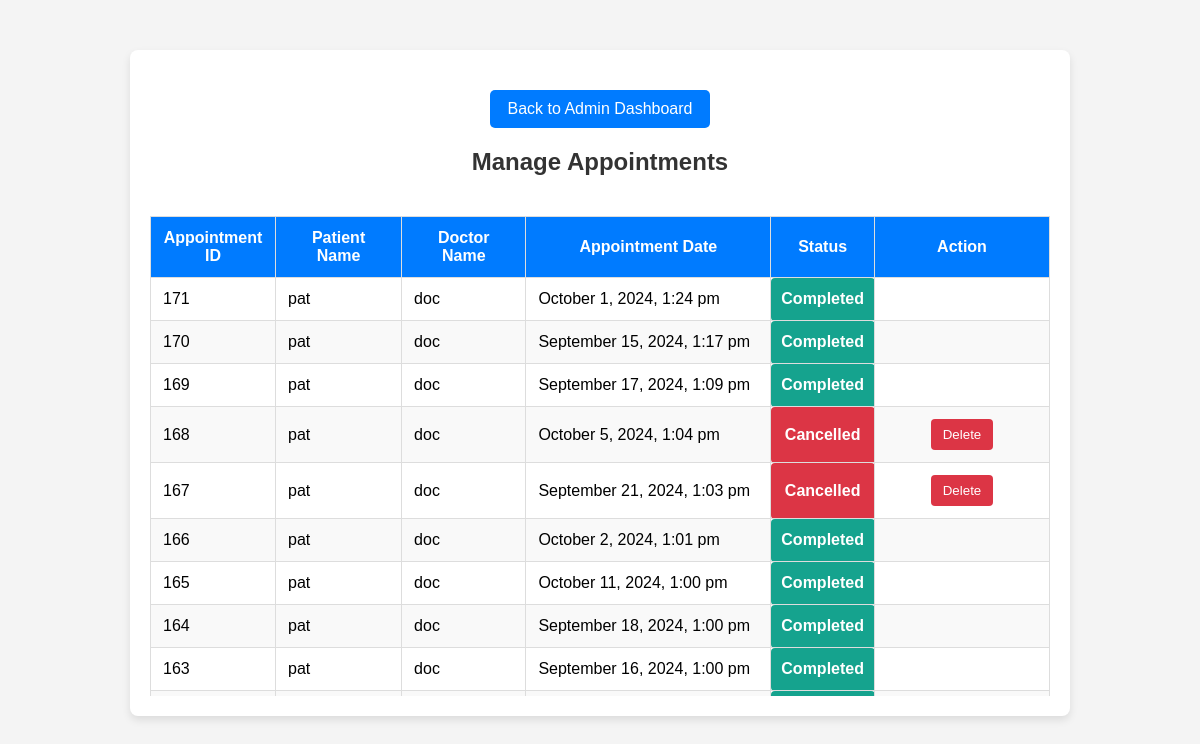
The page /admin/manage_appointments.php (signed in) on the database its author committed.
### tables this page shows
CREATE TABLE `appointments` (
  `id` int(11) NOT NULL,
  `patient_id` int(11) NOT NULL,
  `doctor_id` int(11) NOT NULL,
  `appointment_date` datetime NOT NULL,
  `status` enum('Pending','Completed','Cancelled','Approved') DEFAULT 'Pending',
  `created_at` timestamp NOT NULL DEFAULT current_timestamp(),
  `updated_at` timestamp NOT NULL DEFAULT current_timestamp() ON UPDATE current_timestamp(),
  `patient_name` varchar(255) DEFAULT NULL,
  `doctor_name` varchar(255) DEFAULT NULL
);

CREATE TABLE `users` (
  `id` int(11) NOT NULL,
  `name` varchar(255) NOT NULL,
  `email` varchar(255) NOT NULL,
  `email_verified` tinyint(1) DEFAULT 0,
  `password` varchar(255) NOT NULL,
  `user_type` enum('admin','doctor','patient') NOT NULL,
  `created_at` timestamp NOT NULL DEFAULT current_timestamp(),
  `updated_at` timestamp NOT NULL DEFAULT current_timestamp() ON UPDATE current_timestamp(),
  `image` varchar(255) DEFAULT 'default_images/default.jpg'
);

### admin/manage_appointments.php (the view, shortened to what this page needs)
<?php
include '../db.php';
$stmt = $pdo->query("
    SELECT a.id AS appointment_id, u_patient.name AS patient_name, u_doctor.name AS doctor_name, a.appointment_date, a.status
    FROM appointments a
    JOIN patients p ON a.patient_id = p.id
    JOIN users u_patient ON p.user_id = u_patient.id
    JOIN doctors d ON a.doctor_id = d.id
    JOIN users u_doctor ON d.user_id = u_doctor.id
    ORDER BY a.id DESC
");
$appointments = $stmt->fetchAll();
?>
<!DOCTYPE html>
<html lang="en">
<head>
</head>
<body>
    <div class="container">
        <a href="admin_dashboard.php" class="back-button">Back to Admin Dashboard</a>
        <h2>Manage Appointments</h2>
        <div class="table-wrapper">
            <table>
                <thead>
                    <tr>
                        <th class="appointment-id-column">Appointment ID</th>
                        <th>Patient Name</th>
                        <th>Doctor Name</th>
                        <th>Appointment Date</th>
                        <th>Status</th>
                        <th class="action-column">Action</th>
                    </tr>
                </thead>
                <tbody>
                    <?php if (!empty($appointments)): ?>
                        <?php foreach ($appointments as $appointment): ?>
                            <tr>
                                <td class="appointment-id-column"><?php echo htmlspecialchars($appointment['appointment_id']); ?></td>
                                <td><?php echo htmlspecialchars($appointment['patient_name']); ?></td>
                                <td><?php echo htmlspecialchars($appointment['doctor_name']); ?></td>
                                <td><?php echo htmlspecialchars(date('F j, Y, g:i a', strtotime($appointment['appointment_date']))); ?></td>
                                <td class="status <?php echo htmlspecialchars($appointment['status']); ?>">
                                    <?php echo htmlspecialchars($appointment['status']); ?>
                                </td>
                                <td class="action-column">
                                    <?php if ($appointment['status'] === 'Cancelled'): ?>
                                        <form method="post" style="display:inline;">
                                            <button type="submit" name="delete_appointment" class="delete-button">Delete</button>
                                        </form>
                                    <?php endif; ?>
                                </td>
                            </tr>
                        <?php endforeach; ?>
                    <?php else: ?>
                        <tr>
                            <td colspan="6" class="no-appointments">No appointments found.</td>
                        </tr>
                    <?php endif; ?>
                </tbody>
            </table>
        </div>
    </div>
</body>
</html>

### admin/manage_appointments.php (style rules this page uses)
body { font-family: Arial, sans-serif; background-color: #f4f4f4; margin: 0; padding: 0; }
.container { max-width: 900px; margin: 50px auto; padding: 20px; background-color: #fff; border-radius: 8px; box-shadow: 0 4px 8px rgba(0, 0, 0, 0.1); overflow: hidden; }
h2 { text-align: center; color: #333; margin-bottom: 20px; }
.back-button { display: block; width: 200px; margin: 20px auto; padding: 10px; background-color: #007bff; color: #fff; text-align: center; text-decoration: none; border-radius: 5px; font-size: 16px; border: none; cursor: pointer; }
.table-wrapper { width: 100%; overflow-x: auto; overflow-y: auto; max-height: 500px; }
table { width: 100%; border-collapse: collapse; margin-top: 20px; }
table, th, td { border: 1px solid #ddd; }
th, td { padding: 12px; text-align: left; }
th, td.status { text-align: center; }
th { background-color: #007bff; color: #fff; }
tr:nth-child(even) { background-color: #f9f9f9; }
.status { padding: 5px 10px; border-radius: 4px; color: #fff; text-align: center; font-weight: bold; }
.status.Cancelled { background-color: #dc3545; }
.status.Completed { background-color: #15a38e; }
.delete-button { background-color: #dc3545; color: #fff; border: none; padding: 8px 12px; border-radius: 4px; cursor: pointer; }
th.appointment-id-column, td.appointment-id-column { width: 100px; }
th.action-column, td.action-column { width: 150px; text-align: center; }

### rows shown on the page
appointments: id "171", users.name "pat", users.name "doc", appointment_date "October 1, 2024, 1:24 pm", status "Completed"
appointments: id "170", users.name "pat", users.name "doc", appointment_date "September 15, 2024, 1:17 pm", status "Completed"
appointments: id "169", users.name "pat", users.name "doc", appointment_date "September 17, 2024, 1:09 pm", status "Completed"
appointments: id "168", users.name "pat", users.name "doc", appointment_date "October 5, 2024, 1:04 pm", status "Cancelled"
appointments: id "167", users.name "pat", users.name "doc", appointment_date "September 21, 2024, 1:03 pm", status "Cancelled"
appointments: id "166", users.name "pat", users.name "doc", appointment_date "October 2, 2024, 1:01 pm", status "Completed"
appointments: id "165", users.name "pat", users.name "doc", appointment_date "October 11, 2024, 1:00 pm", status "Completed"
appointments: id "164", users.name "pat", users.name "doc", appointment_date "September 18, 2024, 1:00 pm", status "Completed"
appointments: id "163", users.name "pat", users.name "doc", appointment_date "September 16, 2024, 1:00 pm", status "Completed"
